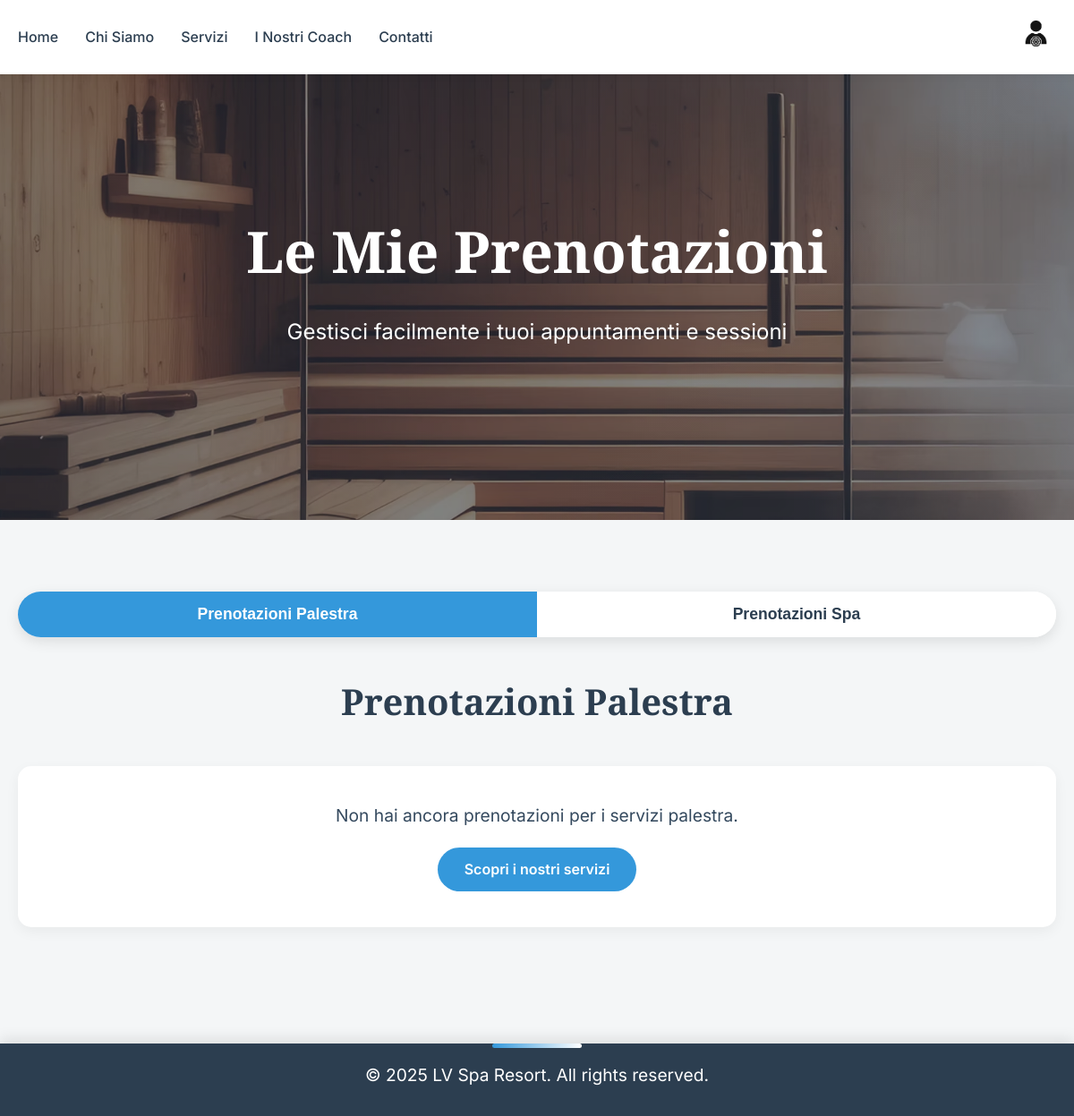
The page /my-bookings/ (signed in) on the database as committed earlier.
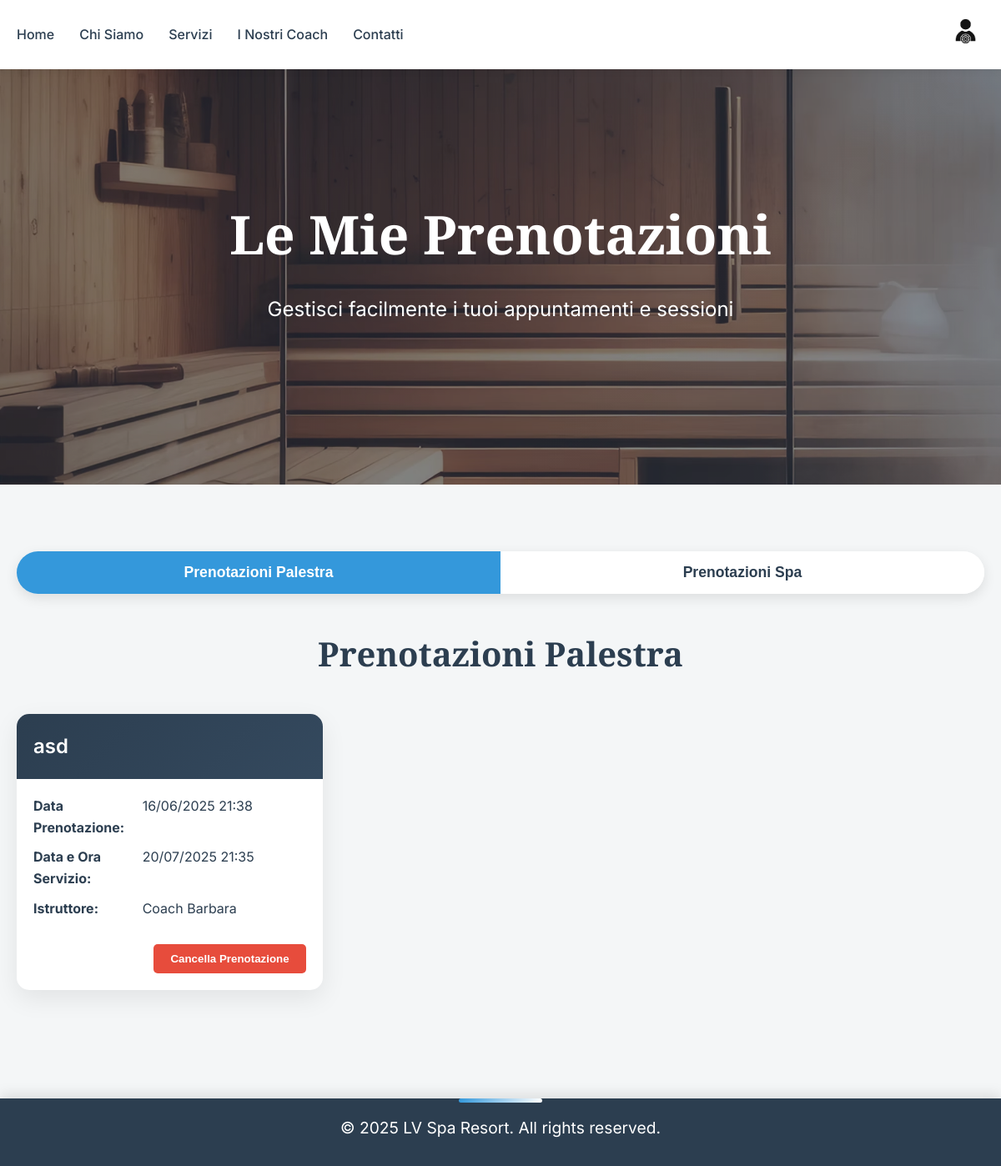
The same page on the database as committed later.
### palestra/models.py (models this page shows, shortened)
class GymBooking(models.Model):
    user = models.ForeignKey(User, on_delete=models.CASCADE)
    class_id = models.ForeignKey(GymClass, on_delete=models.CASCADE)
    description = models.TextField(blank=True)
    date = models.DateTimeField(default=timezone.now)

class GymClass(models.Model):
    name = models.CharField(max_length=100, default="Marco Ros")
    description = models.TextField()
    scheduled = models.DateTimeField(default=timezone.now)
    duration = models.IntegerField(default=45)
    instructor = models.ForeignKey(User, on_delete=models.SET_NULL, null=True, related_name='instructor_classes')
    max_partecipants = models.IntegerField()
    imgs = models.ImageField(upload_to='palestra/', blank=True, null=True, help_text="Carica un'immagine del corso")

### users/models.py (models this page shows, shortened)
class User(AbstractBaseUser, PermissionsMixin):
    full_name = models.CharField(max_length=255, default="Nome Cognome")
    email = models.EmailField(unique=True)
    phone = models.CharField(max_length=20, blank=True)
    profile_picture = models.ImageField(
        upload_to="profile_pics/",
        default="profile_pics/def_pfp.png",
        null=True,
        blank=True
    )
    is_active = models.BooleanField(default=True)
    is_staff = models.BooleanField(default=False)
    is_superuser = models.BooleanField(default=False)
    objects = UserManager()
    USERNAME_FIELD = 'email'

### users/views/booking.py (the view)
# urls.py: path('my-bookings/', my_bookings, name='my-bookings'),
def my_bookings(request):
    gym_bookings = GymBooking.objects.filter(user=request.user).order_by('-date')
    spa_bookings = SpaBooking.objects.filter(user=request.user).order_by('-date')
    active_subscription = request.user.subscription_set.filter(is_active=True).first()
    ctx = {
        'gym_bookings': gym_bookings,
        'spa_bookings': spa_bookings,
        'active_subscription': active_subscription,
    }
    return render(request, 'users/my_bookings.html', ctx)

### users/templates/users/my_bookings.html (shortened to what this page needs)
{% extends 'users/navbar_template.html' %}
{% load static %}
{% block content %}
<!DOCTYPE html>
<html lang="it">
<head>
    <link rel="stylesheet" href="{% static 'users/css/home.css' %}">
    <link rel="stylesheet" href="{% static 'users/css/popup.css' %}">
</head>
<body>
    <section class="hero" style="padding: 150px 20px;">
        <div class="hero-content">
            <h1>Le Mie Prenotazioni</h1>
            <p>Gestisci facilmente i tuoi appuntamenti e sessioni</p>
        </div>
    </section>
    <section class="bookings-section">
        <div class="container">
            <div class="bookings-tabs">
                <button class="tab-btn active" onclick="openTab('gym-bookings')">Prenotazioni Palestra</button>
                <button class="tab-btn" onclick="openTab('spa-bookings')">Prenotazioni Spa</button>
            </div>
            <div id="gym-bookings" class="booking-content active">
                <h2>Prenotazioni Palestra</h2>
                {% if gym_bookings %}
                    <div class="bookings-container">
                        {% for booking in gym_bookings %}
                        <div class="booking-card">
                            <div class="booking-header">
                                <h3>{{ booking.class_id.name }}</h3>
                            </div>
                            <div class="booking-details">
                                <div class="detail-item">
                                    <span class="detail-label">Data Prenotazione:</span>
                                    <span class="detail-value">{{ booking.date|date:"d/m/Y H:i" }}</span>
                                </div>
                                <div class="detail-item">
                                    <span class="detail-label">Data e Ora Servizio:</span>
                                    <span class="detail-value">{{ booking.class_id.scheduled|date:"d/m/Y H:i" }}</span>
                                </div>
                                <div class="detail-item">
                                    <span class="detail-label">Istruttore:</span>
                                    <span class="detail-value">{{ booking.class_id.instructor.full_name }}</span>
                                </div>
                            </div>
                            <div class="booking-actions">
                                <button class="btn-cancel-booking" data-id="{{ booking.id }}" data-type="gym">Cancella Prenotazione</button>
                            </div>
                        </div>
                        {% endfor %}
                    </div>
                {% else %}
                    <div class="no-bookings">
                        <p>Non hai ancora prenotazioni per i servizi palestra.</p>
                        <a href="{% url 'home' %}#services" class="btn">Scopri i nostri servizi</a>
                    </div>
                {% endif %}
            </div>
        </div>
    </section>
    <footer>
        <p>&copy; 2025 LV Spa Resort. All rights reserved.</p>
    </footer>
</body>
</html>
{% endblock %}

Rows that differ between the two databases and show on the page:
added GymBooking: class_id.name "asd", date "16/06/2025 21:38", class_id.scheduled "20/07/2025 21:35", class_id.instructor.full_name "Coach Barbara"
Other text that changed with them:
text no longer shown: "Non hai ancora prenotazioni per i servizi palestra. Scopri i nostri servizi"
